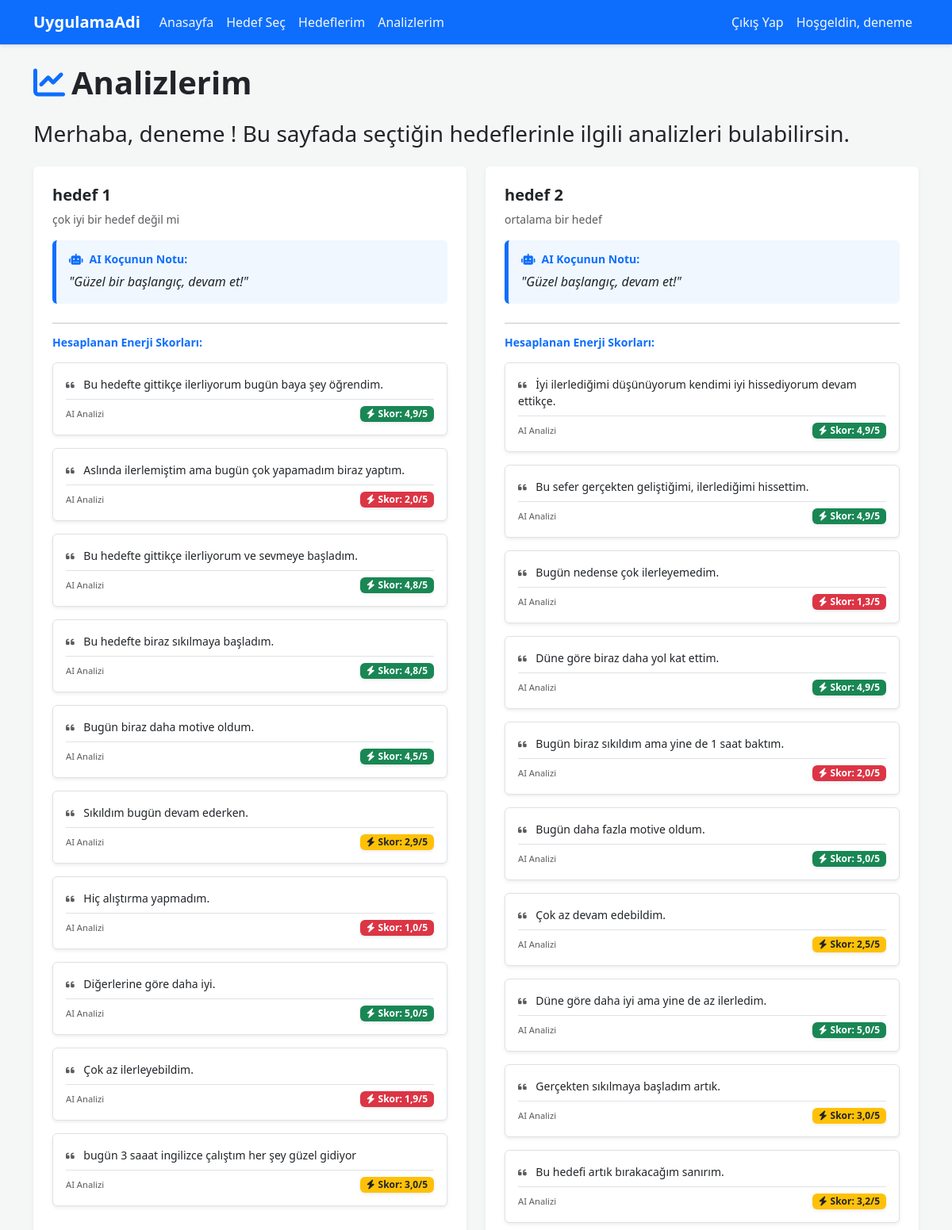
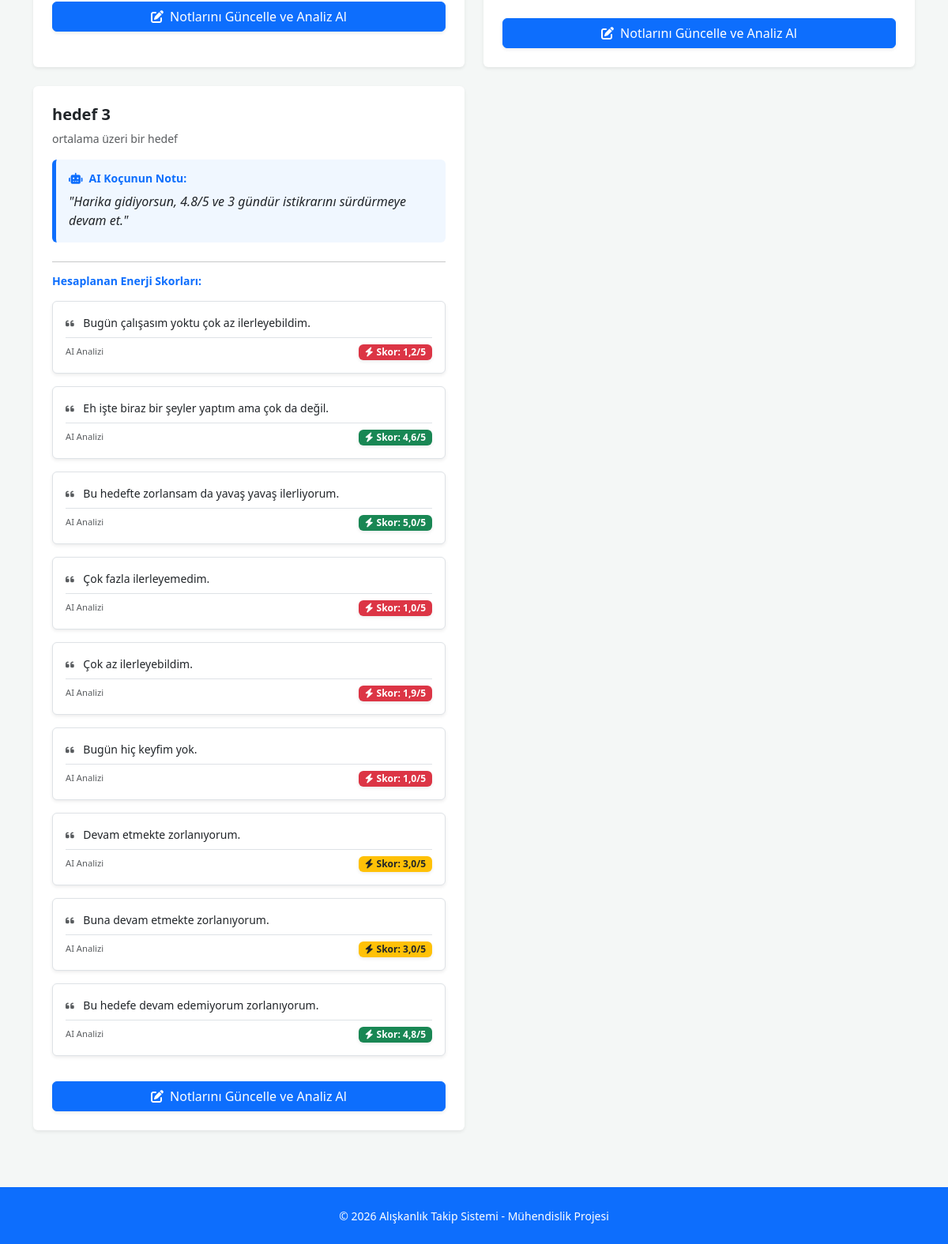
The page /analizlerim/ (signed in) on the database its author committed (2 pictures, top to bottom).
### myApp/models.py (models this page shows, shortened)
class SecilenHedef(models.Model):
    user = models.ForeignKey(User, on_delete=models.CASCADE)
    hedef = models.ForeignKey(Hedef, on_delete=models.CASCADE)
    class Meta:
        verbose_name = "Seçilen Hedef"
        verbose_name_plural = "Seçilen Hedefler"

class Hedef(models.Model):
    baslik = models.CharField(max_length=100)
    ikon = models.CharField(max_length=100)
    aciklama = models.TextField()
    class Meta:
        verbose_name = "Hedef"
        verbose_name_plural = "Hedefler"

class HedefNot(models.Model):
    user = models.ForeignKey(User, on_delete=models.CASCADE)
    secilen_hedef = models.ForeignKey(SecilenHedef, on_delete=models.CASCADE)
    not_metni = models.TextField()
    duygu_skoru = models.FloatField(null=True, blank=True) # BURAYI AI DOLDURACAK
    ai_motivasyon_notu = models.TextField(null=True, blank=True) # BURAYI AI DOLDURACAK
    tarih = models.DateTimeField(auto_now_add=True) # Ai motivasyon notunu duygu skoru ve devamlılığa bakarak ürettiğimiz için tarih eklendi.
    class Meta:
        verbose_name = "Hedef Notu"
        verbose_name_plural = "Hedef Notları"

### myApp/views.py (the view)
# urls.py: path('analizlerim/', views.analizlerim, name='analizlerim'),
def analizlerim(request):
    secilen_hedefler = []
    if request.user.is_authenticated:
        secilen_hedefler = SecilenHedef.objects.filter(user=request.user)
    context = {
        'secilen_hedefler': secilen_hedefler
    }
    return render(request, 'myApp/analizlerim.html', context)

### myApp/templates/myApp/analizlerim.html
{% extends "base.html" %}
{% block content %}
    {% if user.is_authenticated %}
    <h1 class="fw-bold mb-4"><i class="fas fa-chart-line text-primary me-2"></i>Analizlerim</h1>
    <h3 class="mb-4">Merhaba, {{user.username}} ! Bu sayfada seçtiğin hedeflerinle ilgili analizleri bulabilirsin.</h3>
    {% if secilen_hedefler %}
        <div class="row">
            {% for s_hedef in secilen_hedefler %}
            <div class="col-md-6 mb-4">
                <div class="card shadow-sm border-0 h-100">
                    <div class="card-body p-4">
                        <h5 class="fw-bold">{{ s_hedef.hedef.baslik }}</h5>
                        <p class="text-muted small mb-3">{{ s_hedef.hedef.aciklama }}</p>
                        <div class="ai-koc-mesaji p-3 mb-4 rounded" style="background-color: #f0f7ff; border-left: 5px solid #0d6efd;">
                            <h6 class="fw-bold small text-primary"><i class="fas fa-robot me-2"></i>AI Koçunun Notu:</h6>
                            <p class="mb-0 fst-italic">
                                {% with last_note=s_hedef.hedefnot_set.last %}
                                    {% if last_note.ai_motivasyon_notu %}
                                        "{{ last_note.ai_motivasyon_notu }}"
                                    {% else %}
                                        Henüz bir analiz üretilmedi. İlk notunu eklediğinde koçun burada görünecek! ✨
                                    {% endif %}
                                {% endwith %}
                            </p>
                        </div>
                        <hr>
                        <div class="duygu-skorlari-alani">
                            <h6 class="fw-bold small text-primary mb-3">Hesaplanan Enerji Skorları:</h6>
                            {% for not in s_hedef.hedefnot_set.all %}
                                <div class="mb-3 p-3 border rounded bg-white shadow-sm">
                                    <div class="small text-dark mb-2" style="line-height: 1.5; word-wrap: break-word;">
                                         <i class="fas fa-quote-left text-muted me-2 small"></i>
                                         {{ not.not_metni }}
                                    </div>
                                    <div class="d-flex justify-content-between align-items-center border-top pt-2 mt-2">
                                        <span class="text-muted" style="font-size: 0.7rem;">AI Analizi</span>
                                        <span class="badge shadow-sm py-1 px-2 {% if not.duygu_skoru >= 3.5 %}bg-success{% elif not.duygu_skoru >= 2.5 %}bg-warning text-dark{% else %}bg-danger{% endif %}">
                     <i class="fas fa-bolt me-1"></i>Skor: {{ not.duygu_skoru|default:"-" }}/5
                                        </span>
                                    </div>
                                </div>
                            {% empty %}
                                <p class="text-muted small italic text-center">Henüz kaydedilmiş bir skor bulunmuyor.</p>
                            {% endfor %}
                        </div>
                        <a href="{% url 'hedeflerim' %}" class="btn btn-primary w-100 shadow-sm mt-3">
                            <i class="fas fa-edit me-2"></i>Notlarını Güncelle ve Analiz Al
                        </a>
                    </div>
                </div>
            </div>
            {% endfor %}
        </div>
    {% else %}
        <div class="alert alert-info text-center" role="alert">
            Henüz analiz edilecek bir hedefin yok. Lütfen <a href="{% url 'hedef_sec' %}" class="alert-link">hedef seç</a> ve ilerleyişini kaydetmeye başla!
        </div>
    {% endif %}
    {% else %}
        <div class="alert alert-info text-center" role="alert">
            Analizlerinizi görmek için lütfen <a href="{% url 'login' %}" class="alert-link">giriş yapın</a> veya <a href="{% url 'register' %}" class="alert-link">kayıt olun</a>.
        </div>
    {% endif %}
{% endblock %}

### templates/base.html (shortened to what this page needs)
{% load static %}
<!DOCTYPE html>
<html lang="en">
<link rel="stylesheet" href="{% static 'css/bootstrap.min.css/' %}">
<link rel="stylesheet" href="{% static 'css/base.css/' %}">
<link rel="stylesheet" href="https://cdnjs.cloudflare.com/ajax/libs/font-awesome/6.4.0/css/all.min.css">
<body class="d-flex flex-column min-vh-100">
    <nav class="navbar navbar-dark bg-primary navbar-expand-lg mb-4">
        <div class="container">
            <a class="navbar-brand fw-bold" href="{% url 'home' %}">
                UygulamaAdi
            </a>
            <div class="collapse navbar-collapse" id="navbarNav">
                <ul class="navbar-nav me-auto">
                    <li class="nav-item">
                        <a class="nav-link" href="{% url 'home' %}">Anasayfa</a>
                    </li>
                    <li class="nav-item">
                        <a class="nav-link" href="{% url 'hedef_sec' %}">Hedef Seç</a>
                    </li>
                    <li class="nav-item">
                        <a class="nav-link" href="{% url 'hedeflerim' %}">Hedeflerim</a>
                    </li>
                    <li class="nav-item">
                        <a class="nav-link" href="{% url 'analizlerim' %}">Analizlerim</a>
                    </li>
                </ul>
                {% if user.is_authenticated %}
                    <ul class="navbar-nav ms-auto">
                        <li class="nav-item">
                            <a class="nav-link" href="{% url 'logout' %}">Çıkış Yap</a>
                        </li>
                        <li class="nav-item">
                            <a class="nav-link" href="">Hoşgeldin, {{ user.username }}</a>
                        </li>
                    </ul>
                {% endif %}
            </div>
        </div>
    </nav>
    <main class="flex-grow-1">
        <div class="container">
            {% block content %}
            {% endblock  %}
        </div>
    </main>
<footer class="py-4 bg-primary text-white mt-5">
    <div class="container text-center">
        <span class="opacity-100 small">© 2026 Alışkanlık Takip Sistemi - Mühendislik Projesi</span>
    </div>
</footer>
</body>
</html>

### static/css/base.css (style rules this page uses)
body { background-color: #f4f7f6; min-height: 100vh; display: flex; flex-direction: column; }
.navbar { box-shadow: 0 2px 4px rgba(0,0,0,.1); }
footer { margin-top: auto; }
.navbar .nav-link { color: #f4f7f6; }

### rows shown on the page
SecilenHedef: hedef.baslik "hedef 1", hedef.aciklama "çok iyi bir hedef değil mi", hedefnot_set.last.ai_motivasyon_notu "Güzel bir başlangıç, devam et!"
HedefNot: not_metni "Bu hedefte gittikçe ilerliyorum bugün baya şey öğrendim.", duygu_skoru "4,9"
HedefNot: not_metni "Aslında ilerlemiştim ama bugün çok yapamadım biraz yaptım.", duygu_skoru "2,0"
HedefNot: not_metni "Bu hedefte gittikçe ilerliyorum ve sevmeye başladım.", duygu_skoru "4,8"
HedefNot: not_metni "Bu hedefte biraz sıkılmaya başladım.", duygu_skoru "4,8"
HedefNot: not_metni "Bugün biraz daha motive oldum.", duygu_skoru "4,5"
HedefNot: not_metni "Sıkıldım bugün devam ederken.", duygu_skoru "2,9"
HedefNot: not_metni "Hiç alıştırma yapmadım.", duygu_skoru "1,0"
HedefNot: not_metni "Diğerlerine göre daha iyi.", duygu_skoru "5,0"
HedefNot: not_metni "Çok az ilerleyebildim.", duygu_skoru "1,9"
HedefNot: not_metni "bugün 3 saaat ingilizce çalıştım her şey güzel gidiyor", duygu_skoru "3,0"
SecilenHedef: hedef.baslik "hedef 2", hedef.aciklama "ortalama bir hedef", hedefnot_set.last.ai_motivasyon_notu "Güzel başlangıç, devam et!"
HedefNot: not_metni "İyi ilerlediğimi düşünüyorum kendimi iyi hissediyorum devam ettikçe.", duygu_skoru "4,9"
HedefNot: not_metni "Bu sefer gerçekten geliştiğimi, ilerlediğimi hissettim.", duygu_skoru "4,9"
HedefNot: not_metni "Bugün nedense çok ilerleyemedim.", duygu_skoru "1,3"
HedefNot: not_metni "Düne göre biraz daha yol kat ettim.", duygu_skoru "4,9"
HedefNot: not_metni "Bugün biraz sıkıldım ama yine de 1 saat baktım.", duygu_skoru "2,0"
HedefNot: not_metni "Bugün daha fazla motive oldum.", duygu_skoru "5,0"
HedefNot: not_metni "Çok az devam edebildim.", duygu_skoru "2,5"
HedefNot: not_metni "Düne göre daha iyi ama yine de az ilerledim.", duygu_skoru "5,0"
HedefNot: not_metni "Gerçekten sıkılmaya başladım artık.", duygu_skoru "3,0"
HedefNot: not_metni "Bu hedefi artık bırakacağım sanırım.", duygu_skoru "3,2"
SecilenHedef: hedef.baslik "hedef 3", hedef.aciklama "ortalama üzeri bir hedef", hedefnot_set.last.ai_motivasyon_notu "Harika gidiyorsun, 4.8/5 ve 3 gündür istikrarını sürdürmeye devam et."
HedefNot: not_metni "Bugün çalışasım yoktu çok az ilerleyebildim.", duygu_skoru "1,2"
HedefNot: not_metni "Eh işte biraz bir şeyler yaptım ama çok da değil.", duygu_skoru "4,6"
HedefNot: not_metni "Bu hedefte zorlansam da yavaş yavaş ilerliyorum.", duygu_skoru "5,0"
HedefNot: not_metni "Çok fazla ilerleyemedim.", duygu_skoru "1,0"
HedefNot: not_metni "Çok az ilerleyebildim.", duygu_skoru "1,9"
HedefNot: not_metni "Bugün hiç keyfim yok.", duygu_skoru "1,0"
HedefNot: not_metni "Devam etmekte zorlanıyorum.", duygu_skoru "3,0"
HedefNot: not_metni "Buna devam etmekte zorlanıyorum.", duygu_skoru "3,0"
HedefNot: not_metni "Bu hedefe devam edemiyorum zorlanıyorum.", duygu_skoru "4,8"

### other values the page prints
{{ user.username }} "deneme"
